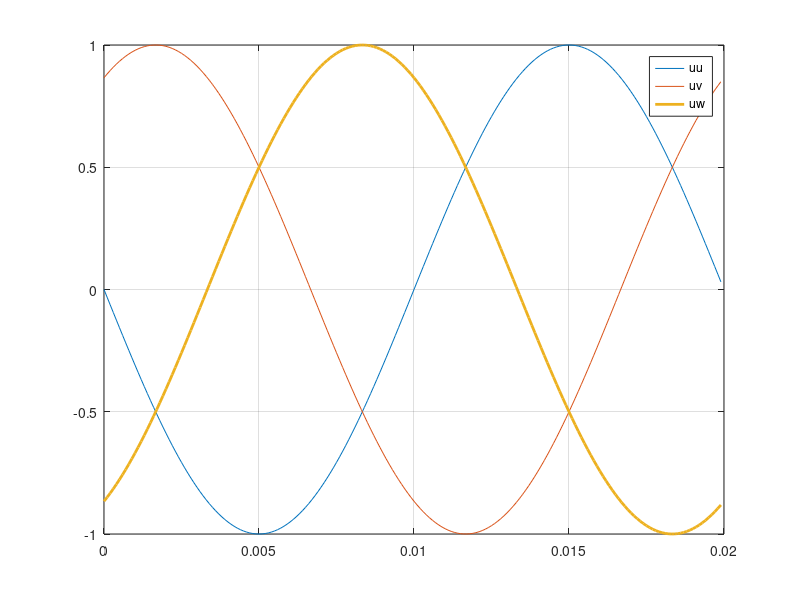
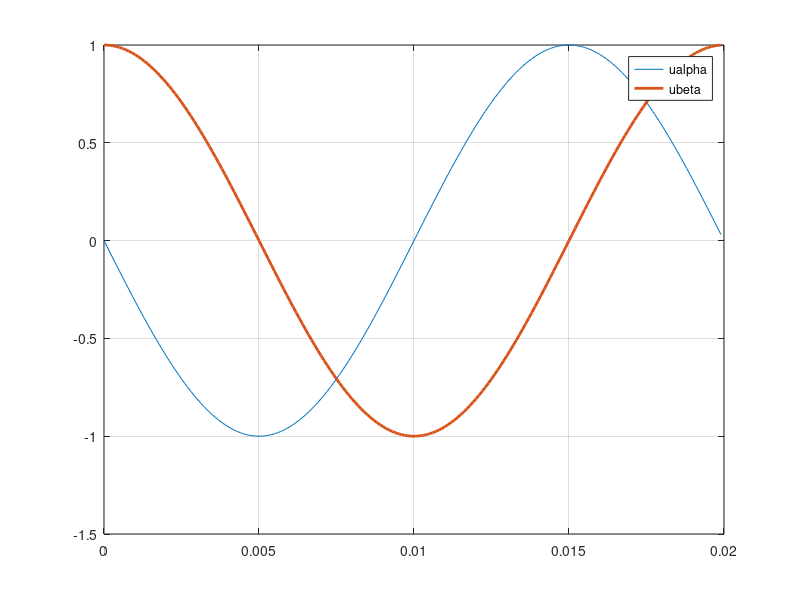
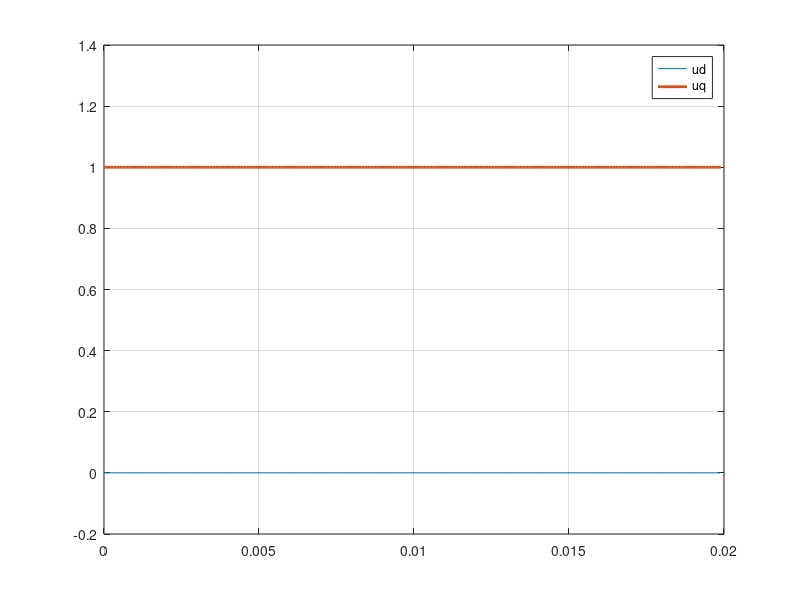
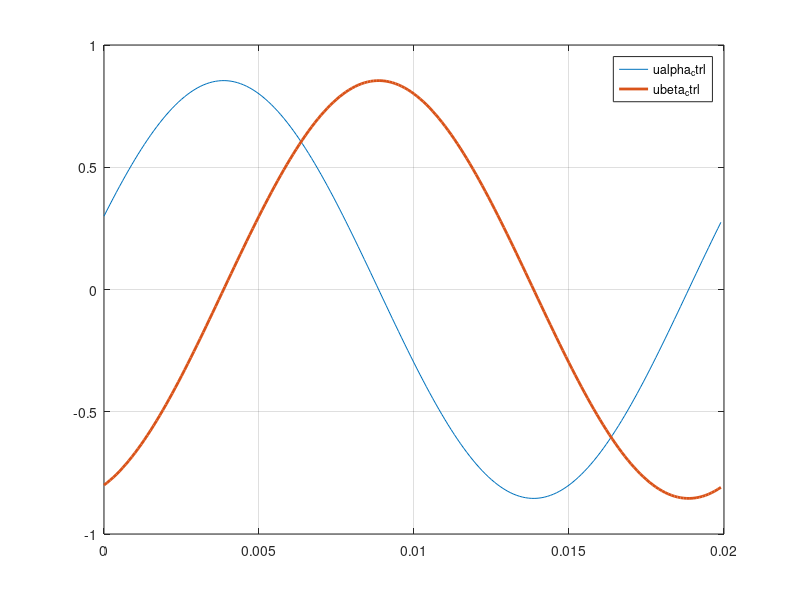

The MATLAB script that drew these images, in order:
clear all
close all
clc

T = 20e-3;
ts = 1e-4;
Ns = floor(T/ts);
time = [0:ts:(Ns-1)*ts];
theta = 2*pi/T*time;

phi = 0;

uu = -sin(theta - phi); 
uv = -sin(theta - 2*pi/3 - phi); 
uw = -sin(theta + 2*pi/3 - phi); 

figure; plot(time,uu, time,uv,time,uw,'LineWidth',2); 
legend('uu','uv','uw');
grid on

Tuvw_ab = 2/3*[1, -1/2, -1/2; 0, sqrt(3)/2, -sqrt(3)/2];
pinv(Tuvw_ab)
Tab_dq = [cos(theta), sin(theta); -sin(theta), cos(theta)];

ualpha = 2/3*(uu -1/2*uv -1/2*uw);
ubeta = 2/3*(sqrt(3)/2*uv -sqrt(3)/2*uw);

figure; plot(time,ualpha, time,ubeta,'LineWidth',2); 
legend('ualpha','ubeta');
grid on

ud = cos(theta).*ualpha + sin(theta).*ubeta;
uq = -sin(theta).*ualpha + cos(theta).*ubeta;

figure; plot(time,ud, time,uq,'LineWidth',2);
legend('ud','uq');
grid on

ud_control = 0.3;
uq_control = -0.8;

ualpha_control = cos(theta).*ud_control - sin(theta).*uq_control;
ubeta_control = sin(theta).*ud_control + cos(theta).*uq_control;

figure; plot(time,ualpha_control, time,ubeta_control,'LineWidth',2); 
legend('ualpha_ctrl','ubeta_ctrl');
grid on